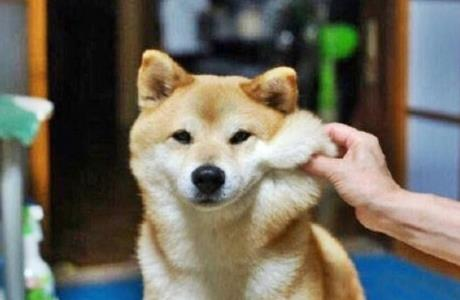
//> input picture test3/siba.JPG, 460 x 300 px
$ ./최종   (built with g++ and OpenCV 4)
//> lines starting //> are read from the running program, lines starting //| are printed output that depends on the picture; after the words box and inside, x2 and y2 are one past the last pixel; in counts of white or black regions, pixels touching at a corner belong together

#include <opencv/cv.hpp>				// 헤더파일 불러오기
#include <opencv2/highgui.hpp>


int main()
{
	IplImage * srcImage;

	uchar *data;
	int i, j;
	int height, width, size;

	srcImage = cvLoadImage("siba.jpg", 0);
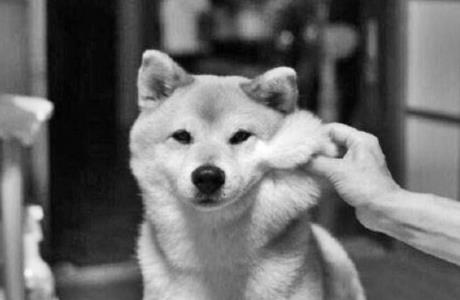
//> srcImage: 300 rows x 460 cols, CV_8UC1; min 0, max 255, mean 107.7

	height = srcImage->height;
//> height = 300
	width = srcImage->width;
//> width = 460
	data = (uchar *)srcImage->imageData;

	printf("기존픽셀 : height = %3d width = %3d \n", height, width);
//| 기존픽셀 : height = 300 width = 460

	IplImage * amendedImage = cvCreateImage(cvSize(300, 200), IPL_DEPTH_8U, 1);

	cvResize(srcImage, amendedImage, CV_INTER_LINEAR); // 입력영상 srcImage를 128X128 크기의 출력영상 dstImage128로 CV_INTER_LINEAR 보간하여 크기를 변경

	height = amendedImage->height;
//> height = 200
	width = amendedImage->width;
//> width = 300
	data = (uchar *)amendedImage->imageData;

	printf("수정픽셀 : height = %3d width = %3d\n", height, width);
//| 수정픽셀 : height = 200 width = 300
	scanf("%d", &size);
//> the answer given: 3

	cvNamedWindow("기존사진", CV_WINDOW_AUTOSIZE);
	cvShowImage("기존사진", srcImage);

	for (i = 0;i < height;i++)
	{
		for (j = 0;j < width;j++)
		{
			if (data[i*width + j] > 110)
			{
				data[i*width + j] = 255;
			}

			else
			{
				data[i*width + j] = 0;
			}
		}
	}
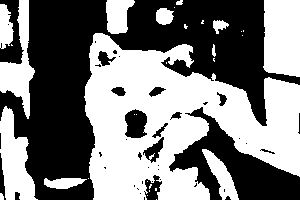
//> amendedImage: 200 rows x 300 cols, CV_8UC1; 49.5% white; 31 white regions (18 under 20 px), largest, box (x1, y1, x2, y2) and area: (84, 33, 300, 200) 20535, (263, 0, 300, 77) 2667, (0, 106, 38, 200) 2033

	cvNamedWindow("수정사진", CV_WINDOW_AUTOSIZE);
	cvShowImage("수정사진", amendedImage);

	cvWaitKey(0);
	cvDestroyAllWindows();

	cvReleaseImage(&srcImage);
	cvReleaseImage(&amendedImage);

	return 0;
}

$ run again, with test3/Line1.jpg copied over test3/siba.JPG
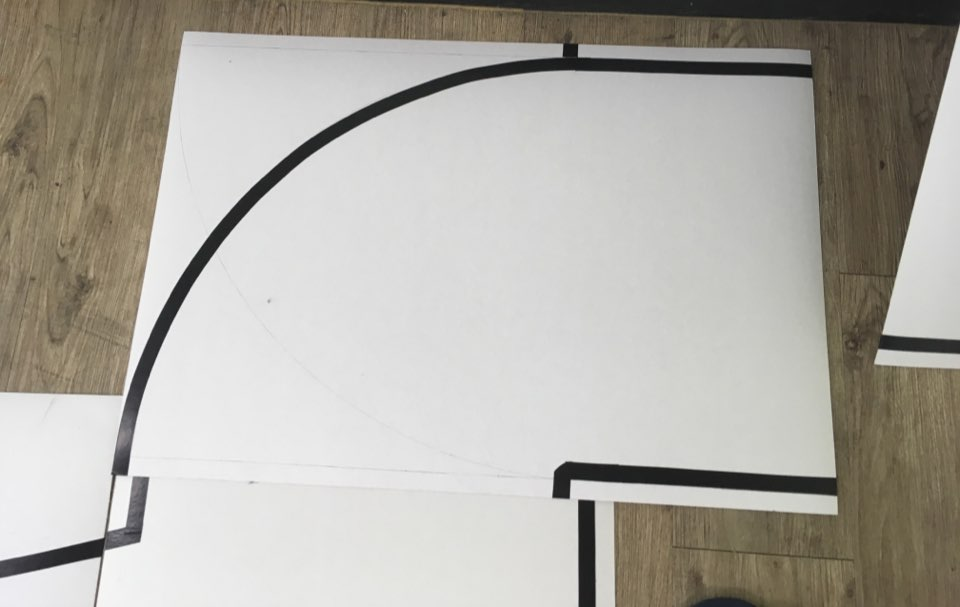
//> input picture test3/Line1.jpg, 960 x 607 px
//| 기존픽셀 : height = 607 width = 960
//> `cvResize(srcImage, amendedImage, CV_INTER_LINEAR);`:
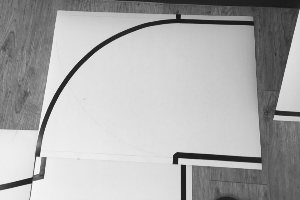
//> amendedImage: 200 rows x 300 cols, CV_8UC1; min 21, max 247, mean 173.1
//| 수정픽셀 : height = 200 width = 300
//> after the loop `for (i = 0;i < height;i++)`:
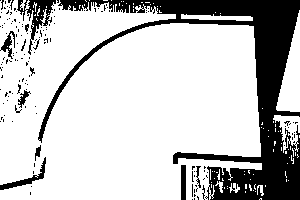
//> amendedImage: 200 rows x 300 cols, CV_8UC1; 77% white; 154 black regions (142 under 20 px), largest, box (x1, y1, x2, y2) and area: (38, 0, 300, 200) 11870, (17, 0, 56, 55) 630, (0, 157, 46, 190) 284
